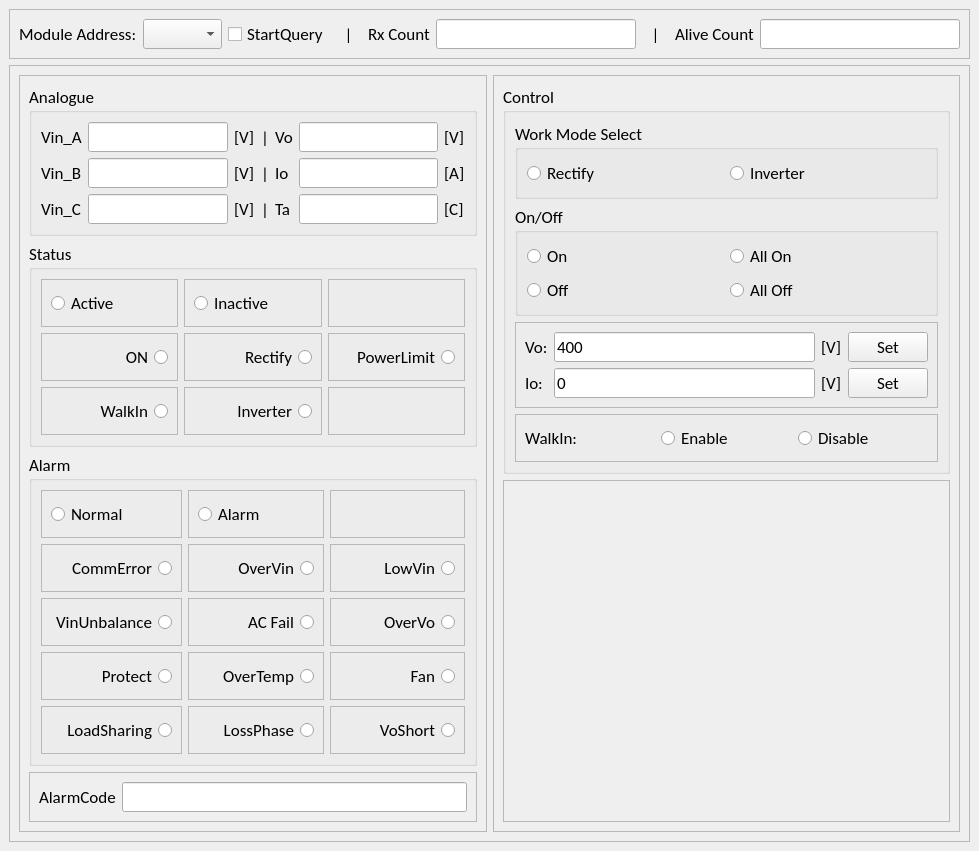
<?xml version="1.0" encoding="UTF-8"?>
<ui version="4.0">
 <class>MainWindow</class>
 <widget class="QMainWindow" name="MainWindow">
  <property name="geometry">
   <rect>
    <x>0</x>
    <y>0</y>
    <width>979</width>
    <height>788</height>
   </rect>
  </property>
  <property name="windowTitle">
   <string>MainWindow</string>
  </property>
  <widget class="QWidget" name="centralwidget">
   <layout class="QVBoxLayout" name="verticalLayout">
    <item>
     <widget class="QFrame" name="frame_8">
      <property name="maximumSize">
       <size>
        <width>16777215</width>
        <height>50</height>
       </size>
      </property>
      <property name="font">
       <font>
        <family>Calibri</family>
        <pointsize>13</pointsize>
       </font>
      </property>
      <property name="frameShape">
       <enum>QFrame::StyledPanel</enum>
      </property>
      <property name="frameShadow">
       <enum>QFrame::Raised</enum>
      </property>
      <layout class="QHBoxLayout" name="horizontalLayout_27">
       <item>
        <widget class="QLabel" name="label_21">
         <property name="maximumSize">
          <size>
           <width>150</width>
           <height>16777215</height>
          </size>
         </property>
         <property name="text">
          <string>Module Address:</string>
         </property>
        </widget>
       </item>
       <item>
        <widget class="QComboBox" name="cbbModuleAddress"/>
       </item>
       <item>
        <widget class="QCheckBox" name="cbStartQuery">
         <property name="text">
          <string>StartQuery</string>
         </property>
        </widget>
       </item>
       <item>
        <widget class="QLabel" name="label_22">
         <property name="minimumSize">
          <size>
           <width>0</width>
           <height>0</height>
          </size>
         </property>
         <property name="text">
          <string>|</string>
         </property>
         <property name="alignment">
          <set>Qt::AlignCenter</set>
         </property>
        </widget>
       </item>
       <item>
        <widget class="QLabel" name="label_24">
         <property name="text">
          <string>Rx Count</string>
         </property>
        </widget>
       </item>
       <item>
        <widget class="QLineEdit" name="leRxCount">
         <property name="maximumSize">
          <size>
           <width>200</width>
           <height>16777215</height>
          </size>
         </property>
        </widget>
       </item>
       <item>
        <widget class="QLabel" name="label_25">
         <property name="minimumSize">
          <size>
           <width>0</width>
           <height>0</height>
          </size>
         </property>
         <property name="text">
          <string>|</string>
         </property>
         <property name="alignment">
          <set>Qt::AlignCenter</set>
         </property>
        </widget>
       </item>
       <item>
        <widget class="QLabel" name="label_23">
         <property name="text">
          <string>Alive Count</string>
         </property>
        </widget>
       </item>
       <item>
        <widget class="QLineEdit" name="leAliveCount">
         <property name="maximumSize">
          <size>
           <width>200</width>
           <height>16777215</height>
          </size>
         </property>
        </widget>
       </item>
      </layout>
     </widget>
    </item>
    <item>
     <widget class="QFrame" name="frame">
      <property name="font">
       <font>
        <family>Calibri</family>
        <pointsize>13</pointsize>
       </font>
      </property>
      <property name="frameShape">
       <enum>QFrame::StyledPanel</enum>
      </property>
      <property name="frameShadow">
       <enum>QFrame::Raised</enum>
      </property>
      <layout class="QHBoxLayout" name="horizontalLayout">
       <item>
        <widget class="QFrame" name="frame_3">
         <property name="font">
          <font>
           <family>Calibri</family>
           <pointsize>13</pointsize>
          </font>
         </property>
         <property name="frameShape">
          <enum>QFrame::StyledPanel</enum>
         </property>
         <property name="frameShadow">
          <enum>QFrame::Raised</enum>
         </property>
         <layout class="QVBoxLayout" name="verticalLayout_2">
          <item>
           <widget class="QGroupBox" name="groupBox">
            <property name="font">
             <font>
              <family>Calibri</family>
              <pointsize>13</pointsize>
             </font>
            </property>
            <property name="title">
             <string>Analogue</string>
            </property>
            <layout class="QGridLayout" name="gridLayout_3">
             <item row="0" column="0">
              <widget class="QLabel" name="label">
               <property name="text">
                <string>Vin_A</string>
               </property>
              </widget>
             </item>
             <item row="0" column="2">
              <widget class="QLabel" name="label_2">
               <property name="text">
                <string>[V]</string>
               </property>
              </widget>
             </item>
             <item row="0" column="4">
              <widget class="QLabel" name="label_3">
               <property name="text">
                <string>Vo</string>
               </property>
              </widget>
             </item>
             <item row="0" column="1">
              <widget class="QLineEdit" name="leAcVin_A"/>
             </item>
             <item row="1" column="1">
              <widget class="QLineEdit" name="leAcVin_B"/>
             </item>
             <item row="1" column="0">
              <widget class="QLabel" name="label_5">
               <property name="text">
                <string>Vin_B</string>
               </property>
              </widget>
             </item>
             <item row="0" column="6">
              <widget class="QLineEdit" name="leDcVo"/>
             </item>
             <item row="0" column="7">
              <widget class="QLabel" name="label_4">
               <property name="text">
                <string>[V]</string>
               </property>
              </widget>
             </item>
             <item row="2" column="1">
              <widget class="QLineEdit" name="leAcVin_C"/>
             </item>
             <item row="2" column="4">
              <widget class="QLabel" name="label_11">
               <property name="text">
                <string>Ta</string>
               </property>
              </widget>
             </item>
             <item row="2" column="2">
              <widget class="QLabel" name="label_10">
               <property name="text">
                <string>[V]</string>
               </property>
              </widget>
             </item>
             <item row="2" column="7">
              <widget class="QLabel" name="label_12">
               <property name="text">
                <string>[C]</string>
               </property>
              </widget>
             </item>
             <item row="1" column="4">
              <widget class="QLabel" name="label_7">
               <property name="text">
                <string>Io</string>
               </property>
              </widget>
             </item>
             <item row="1" column="6">
              <widget class="QLineEdit" name="leDcIo"/>
             </item>
             <item row="1" column="2">
              <widget class="QLabel" name="label_6">
               <property name="text">
                <string>[V]</string>
               </property>
              </widget>
             </item>
             <item row="2" column="0">
              <widget class="QLabel" name="label_9">
               <property name="text">
                <string>Vin_C</string>
               </property>
              </widget>
             </item>
             <item row="1" column="7">
              <widget class="QLabel" name="label_8">
               <property name="text">
                <string>[A]</string>
               </property>
              </widget>
             </item>
             <item row="2" column="6">
              <widget class="QLineEdit" name="leTemp"/>
             </item>
             <item row="0" column="3">
              <widget class="QLabel" name="label_13">
               <property name="minimumSize">
                <size>
                 <width>0</width>
                 <height>0</height>
                </size>
               </property>
               <property name="text">
                <string>|</string>
               </property>
               <property name="alignment">
                <set>Qt::AlignCenter</set>
               </property>
              </widget>
             </item>
             <item row="1" column="3">
              <widget class="QLabel" name="label_14">
               <property name="text">
                <string>|</string>
               </property>
               <property name="alignment">
                <set>Qt::AlignCenter</set>
               </property>
              </widget>
             </item>
             <item row="2" column="3">
              <widget class="QLabel" name="label_15">
               <property name="text">
                <string>|</string>
               </property>
               <property name="alignment">
                <set>Qt::AlignCenter</set>
               </property>
              </widget>
             </item>
            </layout>
           </widget>
          </item>
          <item>
           <widget class="QGroupBox" name="groupBox_3">
            <property name="font">
             <font>
              <family>Calibri</family>
              <pointsize>13</pointsize>
             </font>
            </property>
            <property name="title">
             <string>Status</string>
            </property>
            <layout class="QGridLayout" name="gridLayout">
             <item row="0" column="1">
              <widget class="QFrame" name="frame_13">
               <property name="frameShape">
                <enum>QFrame::StyledPanel</enum>
               </property>
               <property name="frameShadow">
                <enum>QFrame::Raised</enum>
               </property>
               <layout class="QHBoxLayout" name="horizontalLayout_18">
                <item>
                 <widget class="QRadioButton" name="rbStsInactive">
                  <property name="text">
                   <string>Inactive</string>
                  </property>
                 </widget>
                </item>
               </layout>
              </widget>
             </item>
             <item row="1" column="1">
              <widget class="QFrame" name="frame_9">
               <property name="frameShape">
                <enum>QFrame::StyledPanel</enum>
               </property>
               <property name="frameShadow">
                <enum>QFrame::Raised</enum>
               </property>
               <layout class="QHBoxLayout" name="horizontalLayout_20">
                <item>
                 <widget class="QRadioButton" name="rbStsRectify">
                  <property name="layoutDirection">
                   <enum>Qt::RightToLeft</enum>
                  </property>
                  <property name="text">
                   <string>Rectify</string>
                  </property>
                 </widget>
                </item>
               </layout>
              </widget>
             </item>
             <item row="2" column="1">
              <widget class="QFrame" name="frame_11">
               <property name="frameShape">
                <enum>QFrame::StyledPanel</enum>
               </property>
               <property name="frameShadow">
                <enum>QFrame::Raised</enum>
               </property>
               <layout class="QHBoxLayout" name="horizontalLayout_23">
                <item>
                 <widget class="QRadioButton" name="rbStsInverter">
                  <property name="layoutDirection">
                   <enum>Qt::RightToLeft</enum>
                  </property>
                  <property name="text">
                   <string>Inverter</string>
                  </property>
                 </widget>
                </item>
               </layout>
              </widget>
             </item>
             <item row="1" column="0">
              <widget class="QFrame" name="frame_2">
               <property name="frameShape">
                <enum>QFrame::StyledPanel</enum>
               </property>
               <property name="frameShadow">
                <enum>QFrame::Raised</enum>
               </property>
               <layout class="QHBoxLayout" name="horizontalLayout_19">
                <item>
                 <widget class="QRadioButton" name="rbStsOn">
                  <property name="layoutDirection">
                   <enum>Qt::RightToLeft</enum>
                  </property>
                  <property name="text">
                   <string>ON</string>
                  </property>
                 </widget>
                </item>
               </layout>
              </widget>
             </item>
             <item row="2" column="0">
              <widget class="QFrame" name="frame_5">
               <property name="frameShape">
                <enum>QFrame::StyledPanel</enum>
               </property>
               <property name="frameShadow">
                <enum>QFrame::Raised</enum>
               </property>
               <layout class="QHBoxLayout" name="horizontalLayout_21">
                <item>
                 <widget class="QRadioButton" name="rbStsWalkIn">
                  <property name="layoutDirection">
                   <enum>Qt::RightToLeft</enum>
                  </property>
                  <property name="text">
                   <string>WalkIn</string>
                  </property>
                 </widget>
                </item>
               </layout>
              </widget>
             </item>
             <item row="0" column="0">
              <widget class="QFrame" name="frame_12">
               <property name="frameShape">
                <enum>QFrame::StyledPanel</enum>
               </property>
               <property name="frameShadow">
                <enum>QFrame::Raised</enum>
               </property>
               <layout class="QHBoxLayout" name="horizontalLayout_17">
                <item>
                 <widget class="QRadioButton" name="rbStsActive">
                  <property name="text">
                   <string>Active</string>
                  </property>
                 </widget>
                </item>
               </layout>
              </widget>
             </item>
             <item row="0" column="2">
              <widget class="QFrame" name="frame_16">
               <property name="frameShape">
                <enum>QFrame::StyledPanel</enum>
               </property>
               <property name="frameShadow">
                <enum>QFrame::Raised</enum>
               </property>
              </widget>
             </item>
             <item row="1" column="2">
              <widget class="QFrame" name="frame_15">
               <property name="frameShape">
                <enum>QFrame::StyledPanel</enum>
               </property>
               <property name="frameShadow">
                <enum>QFrame::Raised</enum>
               </property>
               <layout class="QHBoxLayout" name="horizontalLayout_22">
                <item>
                 <widget class="QRadioButton" name="rbStsPowerLimit">
                  <property name="layoutDirection">
                   <enum>Qt::RightToLeft</enum>
                  </property>
                  <property name="text">
                   <string>PowerLimit</string>
                  </property>
                 </widget>
                </item>
               </layout>
              </widget>
             </item>
             <item row="2" column="2">
              <widget class="QFrame" name="frame_14">
               <property name="frameShape">
                <enum>QFrame::StyledPanel</enum>
               </property>
               <property name="frameShadow">
                <enum>QFrame::Raised</enum>
               </property>
               <layout class="QHBoxLayout" name="horizontalLayout_24"/>
              </widget>
             </item>
            </layout>
           </widget>
          </item>
          <item>
           <widget class="QGroupBox" name="groupBox_4">
            <property name="font">
             <font>
              <family>Calibri</family>
              <pointsize>13</pointsize>
             </font>
            </property>
            <property name="title">
             <string>Alarm</string>
            </property>
            <layout class="QGridLayout" name="gridLayout_2">
             <item row="8" column="1">
              <widget class="QFrame" name="frame_18">
               <property name="frameShape">
                <enum>QFrame::StyledPanel</enum>
               </property>
               <property name="frameShadow">
                <enum>QFrame::Raised</enum>
               </property>
               <layout class="QHBoxLayout" name="horizontalLayout_15">
                <item>
                 <widget class="QRadioButton" name="rbAlmLossPhase">
                  <property name="layoutDirection">
                   <enum>Qt::RightToLeft</enum>
                  </property>
                  <property name="text">
                   <string>LossPhase</string>
                  </property>
                 </widget>
                </item>
               </layout>
              </widget>
             </item>
             <item row="6" column="1">
              <widget class="QFrame" name="frame_22">
               <property name="frameShape">
                <enum>QFrame::StyledPanel</enum>
               </property>
               <property name="frameShadow">
                <enum>QFrame::Raised</enum>
               </property>
               <layout class="QHBoxLayout" name="horizontalLayout_9">
                <item>
                 <widget class="QRadioButton" name="rbAlmAcFail">
                  <property name="layoutDirection">
                   <enum>Qt::RightToLeft</enum>
                  </property>
                  <property name="text">
                   <string>AC Fail</string>
                  </property>
                 </widget>
                </item>
               </layout>
              </widget>
             </item>
             <item row="7" column="1">
              <widget class="QFrame" name="frame_23">
               <property name="frameShape">
                <enum>QFrame::StyledPanel</enum>
               </property>
               <property name="frameShadow">
                <enum>QFrame::Raised</enum>
               </property>
               <layout class="QHBoxLayout" name="horizontalLayout_12">
                <item>
                 <widget class="QRadioButton" name="rbAlmOverTemp">
                  <property name="layoutDirection">
                   <enum>Qt::RightToLeft</enum>
                  </property>
                  <property name="text">
                   <string>OverTemp</string>
                  </property>
                 </widget>
                </item>
               </layout>
              </widget>
             </item>
             <item row="3" column="0">
              <widget class="QFrame" name="frame_26">
               <property name="frameShape">
                <enum>QFrame::StyledPanel</enum>
               </property>
               <property name="frameShadow">
                <enum>QFrame::Raised</enum>
               </property>
               <layout class="QHBoxLayout" name="horizontalLayout_5">
                <item>
                 <widget class="QRadioButton" name="rbAlmCommErr">
                  <property name="layoutDirection">
                   <enum>Qt::RightToLeft</enum>
                  </property>
                  <property name="text">
                   <string>CommError</string>
                  </property>
                 </widget>
                </item>
               </layout>
              </widget>
             </item>
             <item row="8" column="0">
              <widget class="QFrame" name="frame_7">
               <property name="frameShape">
                <enum>QFrame::StyledPanel</enum>
               </property>
               <property name="frameShadow">
                <enum>QFrame::Raised</enum>
               </property>
               <layout class="QHBoxLayout" name="horizontalLayout_14">
                <item>
                 <widget class="QRadioButton" name="rbAlmLoadSharing">
                  <property name="layoutDirection">
                   <enum>Qt::RightToLeft</enum>
                  </property>
                  <property name="text">
                   <string>LoadSharing</string>
                  </property>
                 </widget>
                </item>
               </layout>
              </widget>
             </item>
             <item row="7" column="0">
              <widget class="QFrame" name="frame_6">
               <property name="frameShape">
                <enum>QFrame::StyledPanel</enum>
               </property>
               <property name="frameShadow">
                <enum>QFrame::Raised</enum>
               </property>
               <layout class="QHBoxLayout" name="horizontalLayout_11">
                <item>
                 <widget class="QRadioButton" name="rbAlmProtect">
                  <property name="layoutDirection">
                   <enum>Qt::RightToLeft</enum>
                  </property>
                  <property name="text">
                   <string>Protect</string>
                  </property>
                 </widget>
                </item>
               </layout>
              </widget>
             </item>
             <item row="6" column="2">
              <widget class="QFrame" name="frame_19">
               <property name="frameShape">
                <enum>QFrame::StyledPanel</enum>
               </property>
               <property name="frameShadow">
                <enum>QFrame::Raised</enum>
               </property>
               <layout class="QHBoxLayout" name="horizontalLayout_10">
                <item>
                 <widget class="QRadioButton" name="rbAlmOverVo">
                  <property name="layoutDirection">
                   <enum>Qt::RightToLeft</enum>
                  </property>
                  <property name="text">
                   <string>OverVo</string>
                  </property>
                 </widget>
                </item>
               </layout>
              </widget>
             </item>
             <item row="7" column="2">
              <widget class="QFrame" name="frame_20">
               <property name="frameShape">
                <enum>QFrame::StyledPanel</enum>
               </property>
               <property name="frameShadow">
                <enum>QFrame::Raised</enum>
               </property>
               <layout class="QHBoxLayout" name="horizontalLayout_13">
                <item>
                 <widget class="QRadioButton" name="rbAlmFan">
                  <property name="layoutDirection">
                   <enum>Qt::RightToLeft</enum>
                  </property>
                  <property name="text">
                   <string>Fan</string>
                  </property>
                 </widget>
                </item>
               </layout>
              </widget>
             </item>
             <item row="8" column="2">
              <widget class="QFrame" name="frame_17">
               <property name="frameShape">
                <enum>QFrame::StyledPanel</enum>
               </property>
               <property name="frameShadow">
                <enum>QFrame::Raised</enum>
               </property>
               <layout class="QHBoxLayout" name="horizontalLayout_16">
                <item>
                 <widget class="QRadioButton" name="rbAlmVoShort">
                  <property name="layoutDirection">
                   <enum>Qt::RightToLeft</enum>
                  </property>
                  <property name="text">
                   <string>VoShort</string>
                  </property>
                 </widget>
                </item>
               </layout>
              </widget>
             </item>
             <item row="6" column="0">
              <widget class="QFrame" name="frame_21">
               <property name="frameShape">
                <enum>QFrame::StyledPanel</enum>
               </property>
               <property name="frameShadow">
                <enum>QFrame::Raised</enum>
               </property>
               <layout class="QHBoxLayout" name="horizontalLayout_8">
                <item>
                 <widget class="QRadioButton" name="rbAlmVinUnbalance">
                  <property name="layoutDirection">
                   <enum>Qt::RightToLeft</enum>
                  </property>
                  <property name="text">
                   <string>VinUnbalance</string>
                  </property>
                 </widget>
                </item>
               </layout>
              </widget>
             </item>
             <item row="3" column="1">
              <widget class="QFrame" name="frame_25">
               <property name="frameShape">
                <enum>QFrame::StyledPanel</enum>
               </property>
               <property name="frameShadow">
                <enum>QFrame::Raised</enum>
               </property>
               <layout class="QHBoxLayout" name="horizontalLayout_6">
                <item>
                 <widget class="QRadioButton" name="rbAlmOverVin">
                  <property name="layoutDirection">
                   <enum>Qt::RightToLeft</enum>
                  </property>
                  <property name="text">
                   <string>OverVin</string>
                  </property>
                 </widget>
                </item>
               </layout>
              </widget>
             </item>
             <item row="3" column="2">
              <widget class="QFrame" name="frame_24">
               <property name="frameShape">
                <enum>QFrame::StyledPanel</enum>
               </property>
               <property name="frameShadow">
                <enum>QFrame::Raised</enum>
               </property>
               <layout class="QHBoxLayout" name="horizontalLayout_7">
                <item>
                 <widget class="QRadioButton" name="rbAlmLowVin">
                  <property name="layoutDirection">
                   <enum>Qt::RightToLeft</enum>
                  </property>
                  <property name="text">
                   <string>LowVin</string>
                  </property>
                 </widget>
                </item>
               </layout>
              </widget>
             </item>
             <item row="0" column="0">
              <widget class="QFrame" name="frame_29">
               <property name="frameShape">
                <enum>QFrame::StyledPanel</enum>
               </property>
               <property name="frameShadow">
                <enum>QFrame::Raised</enum>
               </property>
               <layout class="QHBoxLayout" name="horizontalLayout_2">
                <item>
                 <widget class="QRadioButton" name="rbAlmNormal">
                  <property name="text">
                   <string>Normal</string>
                  </property>
                 </widget>
                </item>
               </layout>
              </widget>
             </item>
             <item row="0" column="1">
              <widget class="QFrame" name="frame_28">
               <property name="frameShape">
                <enum>QFrame::StyledPanel</enum>
               </property>
               <property name="frameShadow">
                <enum>QFrame::Raised</enum>
               </property>
               <layout class="QHBoxLayout" name="horizontalLayout_3">
                <item>
                 <widget class="QRadioButton" name="rbAlmAlarm">
                  <property name="text">
                   <string>Alarm</string>
                  </property>
                 </widget>
                </item>
               </layout>
              </widget>
             </item>
             <item row="0" column="2">
              <widget class="QFrame" name="frame_27">
               <property name="frameShape">
                <enum>QFrame::StyledPanel</enum>
               </property>
               <property name="frameShadow">
                <enum>QFrame::Raised</enum>
               </property>
               <layout class="QHBoxLayout" name="horizontalLayout_4"/>
              </widget>
             </item>
            </layout>
           </widget>
          </item>
          <item>
           <widget class="QFrame" name="frame_32">
            <property name="frameShape">
             <enum>QFrame::StyledPanel</enum>
            </property>
            <property name="frameShadow">
             <enum>QFrame::Raised</enum>
            </property>
            <layout class="QHBoxLayout" name="horizontalLayout_28">
             <item>
              <widget class="QLabel" name="label_26">
               <property name="text">
                <string>AlarmCode</string>
               </property>
              </widget>
             </item>
             <item>
              <widget class="QLineEdit" name="leAlarmCode"/>
             </item>
            </layout>
           </widget>
          </item>
         </layout>
        </widget>
       </item>
       <item>
        <widget class="QFrame" name="frame_4">
         <property name="font">
          <font>
           <family>Calibri</family>
           <pointsize>13</pointsize>
          </font>
         </property>
         <property name="frameShape">
          <enum>QFrame::StyledPanel</enum>
         </property>
         <property name="frameShadow">
          <enum>QFrame::Raised</enum>
         </property>
         <layout class="QVBoxLayout" name="verticalLayout_3">
          <item>
           <widget class="QGroupBox" name="groupBox_5">
            <property name="font">
             <font>
              <family>Calibri</family>
              <pointsize>13</pointsize>
             </font>
            </property>
            <property name="title">
             <string>Control</string>
            </property>
            <layout class="QVBoxLayout" name="verticalLayout_4">
             <item>
              <widget class="QGroupBox" name="groupBox_2">
               <property name="font">
                <font>
                 <family>Calibri</family>
                 <pointsize>13</pointsize>
                </font>
               </property>
               <property name="title">
                <string>Work Mode Select</string>
               </property>
               <layout class="QHBoxLayout" name="horizontalLayout_25">
                <item>
                 <widget class="QRadioButton" name="rbModeRectify">
                  <property name="text">
                   <string>Rectify</string>
                  </property>
                 </widget>
                </item>
                <item>
                 <widget class="QRadioButton" name="rbModeInverter">
                  <property name="text">
                   <string>Inverter</string>
                  </property>
                 </widget>
                </item>
               </layout>
              </widget>
             </item>
             <item>
              <widget class="QGroupBox" name="groupBox_6">
               <property name="title">
                <string>On/Off</string>
               </property>
               <layout class="QGridLayout" name="gridLayout_4">
                <item row="1" column="0">
                 <widget class="QRadioButton" name="rbCtrlOff">
                  <property name="text">
                   <string>Off</string>
                  </property>
                 </widget>
                </item>
                <item row="0" column="0">
                 <widget class="QRadioButton" name="rbCtrlOn">
                  <property name="text">
                   <string>On</string>
                  </property>
                 </widget>
                </item>
                <item row="0" column="1">
                 <widget class="QRadioButton" name="rbCtrlAllOn">
                  <property name="text">
                   <string>All On</string>
                  </property>
                 </widget>
                </item>
                <item row="1" column="1">
                 <widget class="QRadioButton" name="rbCtrlAllOff">
                  <property name="text">
                   <string>All Off</string>
                  </property>
                 </widget>
                </item>
               </layout>
              </widget>
             </item>
             <item>
              <widget class="QFrame" name="frame_30">
               <property name="frameShape">
                <enum>QFrame::StyledPanel</enum>
               </property>
               <property name="frameShadow">
                <enum>QFrame::Raised</enum>
               </property>
               <layout class="QGridLayout" name="gridLayout_5">
                <item row="0" column="1">
                 <widget class="QLineEdit" name="leCtrlVo">
                  <property name="text">
                   <string>400</string>
                  </property>
                 </widget>
                </item>
                <item row="1" column="0">
                 <widget class="QLabel" name="label_18">
                  <property name="text">
                   <string>Io:</string>
                  </property>
                 </widget>
                </item>
                <item row="0" column="0">
                 <widget class="QLabel" name="label_16">
                  <property name="text">
                   <string>Vo:</string>
                  </property>
                 </widget>
                </item>
                <item row="1" column="1">
                 <widget class="QLineEdit" name="leCtrlIo">
                  <property name="text">
                   <string>0</string>
                  </property>
                 </widget>
                </item>
                <item row="0" column="2">
                 <widget class="QLabel" name="label_17">
                  <property name="text">
                   <string>[V]</string>
                  </property>
                 </widget>
                </item>
                <item row="1" column="2">
                 <widget class="QLabel" name="label_19">
                  <property name="text">
                   <string>[V]</string>
                  </property>
                 </widget>
                </item>
                <item row="0" column="3">
                 <widget class="QPushButton" name="pbCtrlVo">
                  <property name="text">
                   <string>Set</string>
                  </property>
                 </widget>
                </item>
                <item row="1" column="3">
                 <widget class="QPushButton" name="pbCtrlIo">
                  <property name="text">
                   <string>Set</string>
                  </property>
                 </widget>
                </item>
               </layout>
              </widget>
             </item>
             <item>
              <widget class="QFrame" name="frame_31">
               <property name="frameShape">
                <enum>QFrame::StyledPanel</enum>
               </property>
               <property name="frameShadow">
                <enum>QFrame::Raised</enum>
               </property>
               <layout class="QHBoxLayout" name="horizontalLayout_26">
                <item>
                 <widget class="QLabel" name="label_20">
                  <property name="text">
                   <string>WalkIn:</string>
                  </property>
                 </widget>
                </item>
                <item>
                 <widget class="QRadioButton" name="rbCtrlWalkInEnable">
                  <property name="text">
                   <string>Enable</string>
                  </property>
                 </widget>
                </item>
                <item>
                 <widget class="QRadioButton" name="rbCtrlWalkInDisable">
                  <property name="text">
                   <string>Disable</string>
                  </property>
                 </widget>
                </item>
               </layout>
              </widget>
             </item>
            </layout>
           </widget>
          </item>
          <item>
           <widget class="QFrame" name="frame_10">
            <property name="font">
             <font>
              <family>Calibri</family>
              <pointsize>13</pointsize>
             </font>
            </property>
            <property name="frameShape">
             <enum>QFrame::StyledPanel</enum>
            </property>
            <property name="frameShadow">
             <enum>QFrame::Raised</enum>
            </property>
           </widget>
          </item>
         </layout>
        </widget>
       </item>
      </layout>
     </widget>
    </item>
   </layout>
  </widget>
 </widget>
 <resources/>
 <connections/>
</ui>
